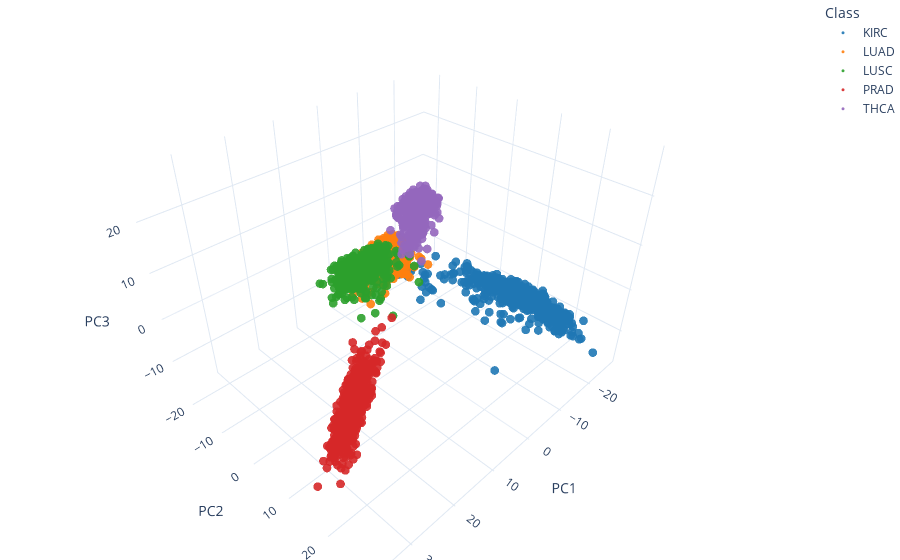

The notebook cell saved with this chart:
### Markdown cell above
I would like to note that I originally scaled the data before plotting. The data ended up bunching together and was harder to visualize. The results of that are evident in the left subplot. I expect that this is likely because there is a lot more similarity in the data than originally expected. To test this, it would help to compare similar samples for a model RNA set to this sample. The clustering the the given sample may be a result of similarities in the host species so the additional data could help eliminate that possibility. 

In the unscaled subplot above, we see the different regions belonging to the different cancer types. This view provides a more local view of the data distribution based on the actual data. There is clear separation for the PRAD and KIRC which lines up with last weeks analysis as these were the least likely cancers to be mislabeled. Further, the lung cancers (green and orange) seem to have the greatest degree of overlap alongside slight overlap with the thyroid cancer (purple). Our two components only account for a total 25% of the variance in the data however; so, I imagine that the first 10 components would be necessary to capture the topography of the data surface better. This is backed up by the scree plot above.

Although this is not included in the scope of this project, I am going to plot a 3 component surface to see if the added axis adds more separation. However, this further analysis will focus on the unscaled data.
### Extra analysis: Plotting on 3D (3-component) surface

### Code cell
import plotly.graph_objects as go
import matplotlib.colors as mcolors

# Initializing three component PCA
three_dimensional_pca = PCA(n_components=3)

#Applying projection
three_comp = three_dimensional_pca.fit_transform(feature_set)

# Diagnostics
three_dim_var_explained = three_dimensional_pca.explained_variance_ratio_

color_map_plotly = {k: mcolors.to_hex(v) for k, v in color_map.items()}

# Plotting interactive 3D plot
fig = go.Figure()
'''
Using the plotly graph objects to plot interactive 3d mapping because I think this will give us a better sense of the topography of the data
'''
for cancer in classes:
    mask = (labels == cancer)
    fig.add_trace(go.Scatter3d(
        x = three_comp[mask,0],
        y = three_comp[mask,1],
        z = three_comp[mask,2],
        mode="markers",
        name=str(cancer),
        marker=dict(size=3,opacity=0.9,color=color_map_plotly[cancer]),
        hovertemplate="PC1=%{x:.3f}<br>PC2=%{y:.3f}<br>PC3=%{z:.3f}<br>Class="+str(cancer)+"<extra></extra>"
    ))
    
fig.update_layout(
    scene=dict(
        xaxis_title = "PC1", yaxis_title = "PC2", zaxis_title = "PC3",
        aspectmode="data"
    ),
    template="plotly_white",
    margin=dict(l=0,r=0,t=0,b=0),
    legend_title_text="Class"
)

fig.show()

### Figure 1 — Plotly figure (JSON) as saved in the notebook; plotly's stock layout.template omitted (floating-point values rounded to 4 significant figures; data arrays with more than 128 entries replaced by an {"elided": "..."} marker saying what was removed)
{"data": [{"hovertemplate": "PC1=%{x:.3f}<br>PC2=%{y:.3f}<br>PC3=%{z:.3f}<br>Class=KIRC<extra></extra>", "marker": {"color": "#1f77b4", "opacity": 0.9, "size": 3}, "mode": "markers", "name": "KIRC", "type": "scatter3d", "x": {"elided": "527 float values"}, "y": {"elided": "527 float values"}, "z": {"elided": "527 float values"}}, {"hovertemplate": "PC1=%{x:.3f}<br>PC2=%{y:.3f}<br>PC3=%{z:.3f}<br>Class=LUAD<extra></extra>", "marker": {"color": "#ff7f0e", "opacity": 0.9, "size": 3}, "mode": "markers", "name": "LUAD", "type": "scatter3d", "x": {"elided": "510 float values"}, "y": {"elided": "510 float values"}, "z": {"elided": "510 float values"}}, {"hovertemplate": "PC1=%{x:.3f}<br>PC2=%{y:.3f}<br>PC3=%{z:.3f}<br>Class=LUSC<extra></extra>", "marker": {"color": "#2ca02c", "opacity": 0.9, "size": 3}, "mode": "markers", "name": "LUSC", "type": "scatter3d", "x": {"elided": "498 float values"}, "y": {"elided": "498 float values"}, "z": {"elided": "498 float values"}}, {"hovertemplate": "PC1=%{x:.3f}<br>PC2=%{y:.3f}<br>PC3=%{z:.3f}<br>Class=PRAD<extra></extra>", "marker": {"color": "#d62728", "opacity": 0.9, "size": 3}, "mode": "markers", "name": "PRAD", "type": "scatter3d", "x": {"elided": "493 float values"}, "y": {"elided": "493 float values"}, "z": {"elided": "493 float values"}}, {"hovertemplate": "PC1=%{x:.3f}<br>PC2=%{y:.3f}<br>PC3=%{z:.3f}<br>Class=THCA<extra></extra>", "marker": {"color": "#9467bd", "opacity": 0.9, "size": 3}, "mode": "markers", "name": "THCA", "type": "scatter3d", "x": {"elided": "501 float values"}, "y": {"elided": "501 float values"}, "z": {"elided": "501 float values"}}], "layout": {"legend": {"title": {"text": "Class"}}, "margin": {"b": 0, "l": 0, "r": 0, "t": 0}, "scene": {"aspectmode": "data", "xaxis": {"title": {"text": "PC1"}}, "yaxis": {"title": {"text": "PC2"}}, "zaxis": {"title": {"text": "PC3"}}}}}
